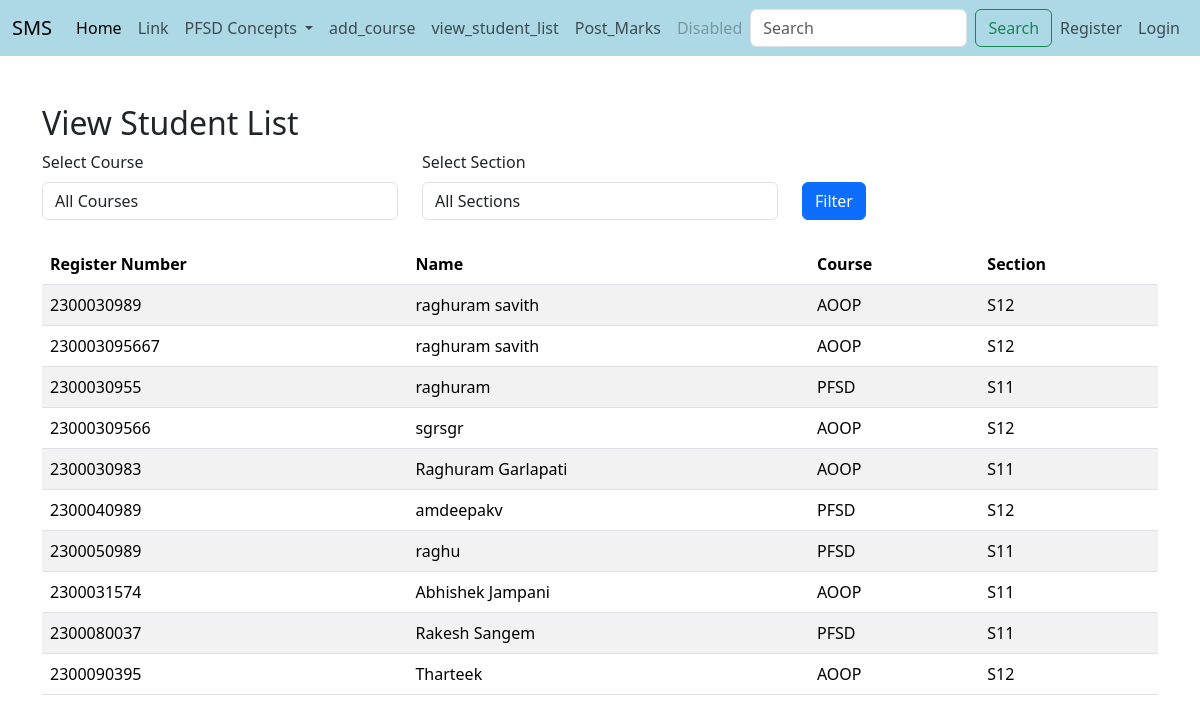
The app's page /facultyapp/view_student_list/ with its own data.
### adminapp/models.py (models this page shows, shortened)
class StudentList(models.Model):
    Register_Number = models.CharField(max_length=20, unique=True)
    Name = models.CharField(max_length=100)
    user=models.OneToOneField(User, on_delete=models.CASCADE,null=True)

### facultyapp/models.py (models this page shows, shortened)
class AddCourse(models.Model):
    COURSE_CHOICES = [
        ('AOOP', 'ADVANCED OBJECT ORIENTED PROGRAMMING'),
        ('PFSD', 'PYTHON FULL STACK DEVELOPMENT'),
    ]
    SECTION_CHOICES = [
        ('S11', 'SECTION S11'),
        ('S12', 'SECTION S12'),
        ('S13', 'SECTION S13'),
        ('S14', 'SECTION S14'),
        ('S15', 'SECTION S15'),
    ]
    student = models.ForeignKey(StudentList, on_delete=models.CASCADE)
    course = models.CharField(max_length=50, choices=COURSE_CHOICES)
    section = models.CharField(max_length=50, choices=SECTION_CHOICES)

### facultyapp/views.py (the view)
# urls.py: path('view_student_list/', views.view_student_list, name='view_student_list'),
def view_student_list(request):
    course = request.GET.get('course')
    section = request.GET.get('section')
    student_courses = AddCourse.objects.all()
    if course:
        student_courses = student_courses.filter(course=course)
    if section:
        student_courses = student_courses.filter(section=section)
    students = StudentList.objects.filter(id__in=student_courses.values('student_id'))
    course_choices = AddCourse.COURSE_CHOICES
    section_choices = AddCourse.SECTION_CHOICES
    context = {
        'students': students,
        'course_choices': course_choices,
        'section_choices': section_choices,
        'selected_course': course,
        'selected_section': section,
    }
    return render(request, 'facultyapp/view_student_list.html', context)

### templates/facultyapp/view_student_list.html (shortened to what this page needs)
{% extends 'Navbar/FacultyNavbar.html' %}
{% load static %}
{% block body %}
    <div class="container mt-5">
        <h2>View Student List</h2>
        <form method="get" class="mb-4">
            <div class="row">
                <div class="col-md-4">
                    <label for="course" class="form-label">Select Course</label>
                    <select name="course" id="course" class="form-control">
                        <option value="">All Courses</option>
                    </select>
                </div>
                <div class="col-md-4">
                    <label for="section" class="form-label">Select Section</label>
                    <select name="section" id="section" class="form-control">
                        <option value="">All Sections</option>
                    </select>
                </div>
                <div class="col-md-4 mt-4">
                    <button type="submit" class="btn btn-primary mt-2">Filter</button>
                </div>
            </div>
        </form>
        <table class="table table-striped">
            <thead>
                <tr>
                    <th>Register Number</th>
                    <th>Name</th>
                    <th>Course</th>
                    <th>Section</th>
                </tr>
            </thead>
            <tbody>
                {% if students %}
                    {% for student in students %}
                        <tr>
                            <td>{{ student.Register_Number }}</td>
                            <td>{{ student.Name }}</td>
                            <td>{{ student.addcourse_set.first.course }}</td>
                            <td>{{ student.addcourse_set.first.section }}</td>
                        </tr>
                    {% endfor %}
                {% else %}
                    <tr>
                        <td colspan="4" class="text-center">No students found.</td>
                    </tr>
                {% endif %}
            </tbody>
        </table>
    </div>
{% endblock %}

### records on screen
StudentList: Register_Number "2300030989", Name "raghuram savith", addcourse_set.first.course "AOOP", addcourse_set.first.section "S12"
StudentList: Register_Number "230003095667", Name "raghuram savith", addcourse_set.first.course "AOOP", addcourse_set.first.section "S12"
StudentList: Register_Number "2300030955", Name "raghuram", addcourse_set.first.course "PFSD", addcourse_set.first.section "S11"
StudentList: Register_Number "23000309566", Name "sgrsgr", addcourse_set.first.course "AOOP", addcourse_set.first.section "S12"
StudentList: Register_Number "2300030983", Name "Raghuram Garlapati", addcourse_set.first.course "AOOP", addcourse_set.first.section "S11"
StudentList: Register_Number "2300040989", Name "amdeepakv", addcourse_set.first.course "PFSD", addcourse_set.first.section "S12"
StudentList: Register_Number "2300050989", Name "raghu", addcourse_set.first.course "PFSD", addcourse_set.first.section "S11"
StudentList: Register_Number "2300031574", Name "Abhishek Jampani", addcourse_set.first.course "AOOP", addcourse_set.first.section "S11"
StudentList: Register_Number "2300080037", Name "Rakesh Sangem", addcourse_set.first.course "PFSD", addcourse_set.first.section "S11"
StudentList: Register_Number "2300090395", Name "Tharteek", addcourse_set.first.course "AOOP", addcourse_set.first.section "S12"
